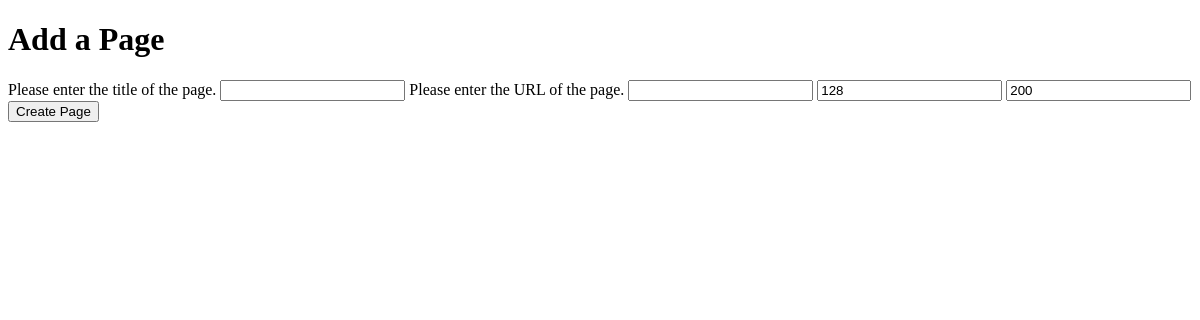
/rango/category/video-games/add_page/, run on an earlier commit of the app's database.
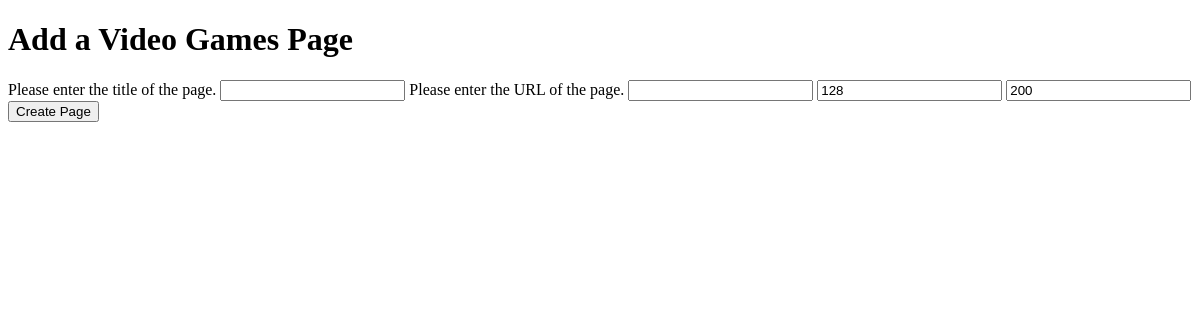
And on a later commit of the database.
### rango/models.py (models this page shows, shortened)
class Category(models.Model):
    name = models.CharField(max_length=128, unique=True)
    views = models.IntegerField(default=0)
    likes = models.IntegerField(default=0)
    slug = models.SlugField(unique=True)
    name_limit = models.IntegerField(default=128)
    class Meta:
        verbose_name_plural = "Categories"

### rango/views.py (the view, shortened to what this page needs)
def add_page(request, category_name_slug):
    try:
        category = Category.objects.get(slug=category_name_slug)
    except Category.DoesNotExist:
        category = None
    form = PageForm()
    context_dict = {"form": form, "category": category}
    return render(request, "rango/add_page.html", context_dict)

### rango/forms.py (shortened to what this page needs)
class PageForm(forms.ModelForm):
    title = forms.CharField(
        max_length=128, help_text="Please enter the title of the page."
    )
    url = forms.URLField(max_length=200, help_text="Please enter the URL of the page.")
    views = forms.IntegerField(widget=forms.HiddenInput(), initial=0)
    class Meta:
        model = Page
        exclude = ("category",)

### templates/rango/add_page.html (shortened to what this page needs)
<!DOCTYPE html>
<html>
    <head>
    </head>
    <body>
        <h1>Add a {{ category.name }} Page</h1>
        <div>
            <form id="page_form" method="post" action="/rango/category/{{ category.slug }}/add_page/">
                {% for field in form.visible_fields %}
                    {{ field.help_text }}
                    {{ field }}
                {% endfor %}
                <input type="submit" name="submit" value="Create Page" />
            </form>
        </div>
    </body>
</html>

What changed in the data, as far as the page shows it:
added Category: name "Video Games"
